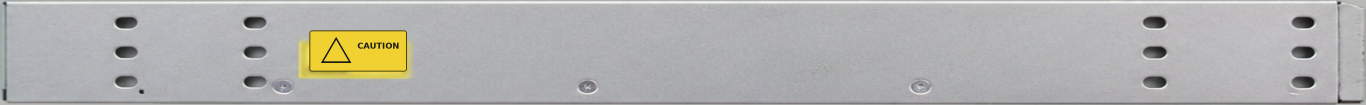
#> input picture Cisco-N9KC9336/qa/superseded/pre-photographic-skin-repair-20260828/views/left.png, 4096 x 315 px, found by its file name (shown at 1/3 size)
$ python repair_rotation_views.py
#> lines starting #> are read from the running program, lines starting #| are printed output that depends on the picture; after the words box and inside, x2 and y2 are one past the last pixel; in counts of white or black regions, pixels touching at a corner belong together
#!/usr/bin/env python3
"""Repair only factual canvas ratio and external chroma spill in R720 SFF views.

No source pixels inside the chassis are regenerated, scaled, mirrored, or
restyled.  The archived pre-review assets remain immutable under qa/superseded.
"""

from __future__ import annotations

from collections import deque
from pathlib import Path

from PIL import Image


ROOT = Path(__file__).resolve().parents[1]
VIEWS = ROOT / "views"


def clear_border_magenta(image: Image.Image) -> tuple[Image.Image, int]:
    image = image.convert("RGBA")
#> image is the input picture: PIL image 4096x315 RGBA; mean R, G, B, A 177.5, 177.2, 174.5, 255
    width, height = image.size
#> width = 4096; height = 315
    pixels = image.load()
    seen = bytearray(width * height)
    queue: deque[tuple[int, int]] = deque()

    def candidate(x: int, y: int) -> bool:
        r, g, b, a = pixels[x, y]
        return a <= 12 or (r - g > 24 and b - g > 20 and r > 90 and b > 80)

    def seed(x: int, y: int) -> None:
        index = y * width + x
        if not seen[index] and candidate(x, y):
            seen[index] = 1
            queue.append((x, y))

    for x in range(width):
        seed(x, 0)
        seed(x, height - 1)
    for y in range(height):
        seed(0, y)
        seed(width - 1, y)
#> this loop made 315 passes

    cleared = 0
    while queue:
        x, y = queue.popleft()
        r, g, b, a = pixels[x, y]
        if a:
            pixels[x, y] = (r, g, b, 0)
            cleared += 1
        for nx, ny in ((x - 1, y), (x + 1, y), (x, y - 1), (x, y + 1)):
            if 0 <= nx < width and 0 <= ny < height:
                index = ny * width + nx
                if not seen[index] and candidate(nx, ny):
                    seen[index] = 1
                    queue.append((nx, ny))
    # This physical side contains no legitimate magenta product detail.  The
    # imagegen prompt explicitly forbade #FF00FF inside the chassis, so remove
    # any remaining chroma-dominant fringe even when an anti-aliased silver row
    # separated it from the border flood.
    for y in range(height):
        for x in range(width):
            r, g, b, a = pixels[x, y]
            if a and r - g > 15 and b - g > 12 and r > 30 and b > 30:
                pixels[x, y] = (r, g, b, 0)
                cleared += 1
    return image, cleared


def pad_edge_rows(image: Image.Image, target_height: int) -> Image.Image:
    if image.height >= target_height:
        return image
    top = (target_height - image.height) // 2
    bottom = target_height - image.height - top
    output = Image.new("RGBA", (image.width, target_height))
    output.paste(image.crop((0, 0, image.width, 1)).resize((image.width, top)), (0, 0))
    output.paste(image, (0, top))
    output.paste(
        image.crop((0, image.height - 1, image.width, image.height)).resize((image.width, bottom)),
        (0, top + image.height),
    )
    return output


def pad_edge_columns(image: Image.Image, target_width: int) -> Image.Image:
    if image.width >= target_width:
        return image
    left = (target_width - image.width) // 2
    right = target_width - image.width - left
    output = Image.new("RGBA", (target_width, image.height))
    output.paste(image.crop((0, 0, 1, image.height)).resize((left, image.height)), (0, 0))
    output.paste(image, (left, 0))
    output.paste(
        image.crop((image.width - 1, 0, image.width, image.height)).resize((right, image.height)),
        (left + image.width, 0),
    )
    return output


def extend_side_content_height(image: Image.Image, target_height: int) -> Image.Image:
    """Extend only the verified straight sheet-metal edge; never scale pixels."""
#> called with target_height = 298
    image = image.convert("RGBA")
    alpha = image.getchannel("A")
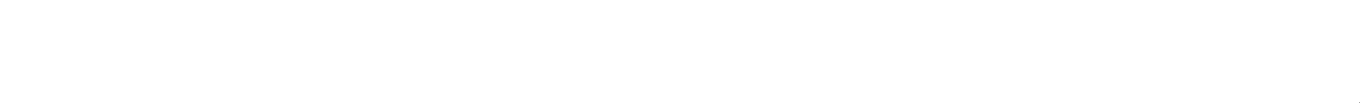
#> alpha: PIL image 4096x315 L (shown at 1/3 size); 100% white; black in thin lines or dots, all inside (x1, y1, x2, y2) = (4077, 306, 4080, 307)
    bbox = alpha.point(lambda value: 255 if value > 12 else 0).getbbox()
    if not bbox:
        raise RuntimeError("left view has no opaque content")
    left, top, right, bottom = bbox
    pixels = image.load()
    neutral = (174, 177, 176, 255)
    for y in range(0, top):
        for x in range(left, right):
            sample = pixels[x, top]
            pixels[x, y] = sample if sample[3] > 12 else neutral
    for y in range(bottom, target_height):
        for x in range(left, right):
            sample = pixels[x, bottom - 1]
            pixels[x, y] = sample if sample[3] > 12 else neutral
    return image


def main() -> None:
    left, cleared = clear_border_magenta(Image.open(VIEWS / "left.png"))
    left = extend_side_content_height(pad_edge_rows(left, 298), 298)
    repairs = {
        "left": left,
        "right": pad_edge_rows(Image.open(VIEWS / "right.png").convert("RGBA"), 298),
        "top": pad_edge_columns(Image.open(VIEWS / "top.png").convert("RGBA"), 1518),
        "bottom": pad_edge_columns(Image.open(VIEWS / "bottom.png").convert("RGBA"), 1518),
    }
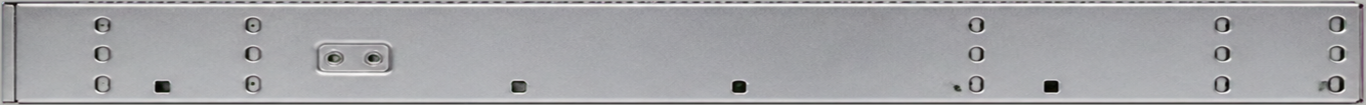
#> input picture Cisco-N9KC9336/qa/superseded/pre-photographic-skin-repair-20260828/views/right.png, 4096 x 315 px, found by its file name (shown at 1/3 size)
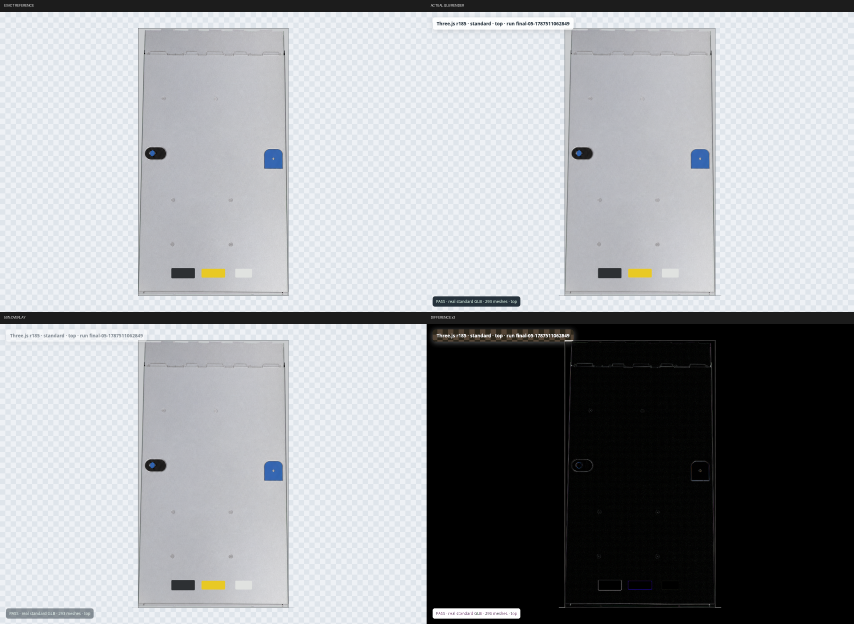
#> input picture Dell-C6320-2.5inch/qa/comparisons/top.png, 2560 x 1872 px, found by its file name (shown at 1/3 size)
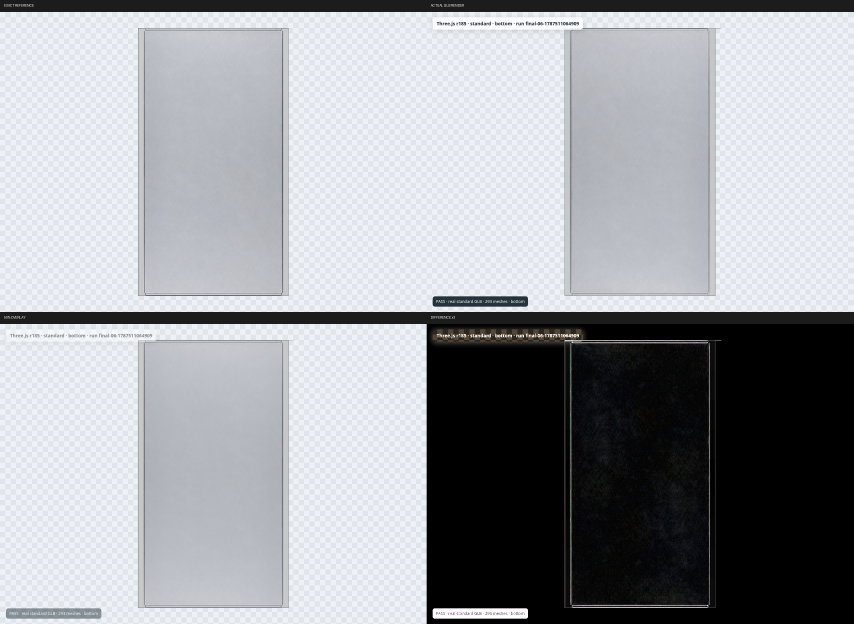
#> input picture Dell-C6320-2.5inch/qa/comparisons/bottom.png, 2560 x 1872 px, found by its file name (shown at 1/3 size)
    for face, image in repairs.items():
        image.save(VIEWS / f"{face}.png", format="PNG")
#> this loop made 4 passes
#> face on passes 1 to 4: 'left', 'right', 'top', 'bottom'
    print({"magenta_border_pixels_cleared": cleared,
           "sizes": {face: image.size for face, image in repairs.items()}})
#| {'magenta_border_pixels_cleared': 3, 'sizes': {'left': (4096, 315), 'right': (4096, 315), 'top': (2560, 1872), 'bottom': (2560, 1872)}}


if __name__ == "__main__":
    main()
